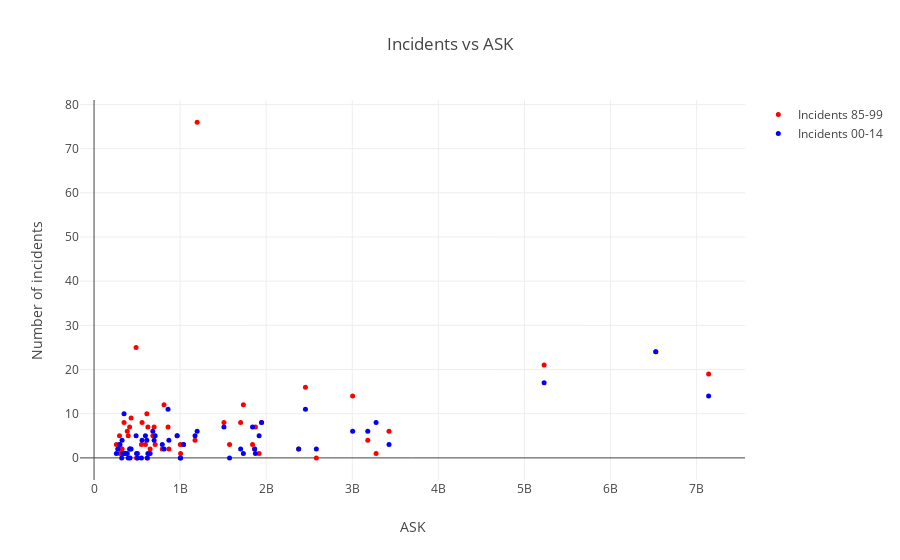

The notebook cell this image was saved under:
### Markdown cell above
**Commento al grafico e considerazioni**

Dal grafico notiamo che la tendenza rimane simile al precedente, soprattutto per quanto riguarda gli incidenti del periodo 2000-2014 (sui quali l'informazione relativa all'ASK è più precisa).

L'impressione è poi confermata dal calcolo del coefficiente di correlazione: 
* per il periodo 1985-1999 (dati ASK non precisi) otteniamo un coefficiente di **0.28** che dimostra la poca correlazione tra il numero di incidenti e un ASK che è calcolato su flotte più recenti (che potrebbero nel frattempo essere cresciute così come rimpicciolite)
* per il periodo 2000-2014 (dati ASK precisi) otteniamo un coefficiente di **0.73** che dimostra una buona correlazione tra il numero di incidenti e la grandezza della compagnia: viene naturale pensare che più una compagnia opera voli più questa sia soggetta ad un numero di incidenti maggiori

### Code cell
#Scatter plot che confronta gli incidenti (divisi in due blocchi in base all'anno) con ask

data = []

#scatter
trace = go.Scatter(x = ask, y = incident85_99,
                   mode = 'markers', marker = {'color': 'rgb(255,0,0)', 'size': 5, 'symbol': 'circle', 'opacity': 1.0},
                   text = airlines,
                   name = "Incidents 85-99"
                  ) 
data.append(trace)

trace = go.Scatter(x = ask, y = incident00_14,
                   mode = 'markers', marker = {'color': 'rgb(0,0,255)', 'size': 5, 'symbol': 'circle', 'opacity': 1.0},
                   text = airlines,
                   name = "Incidents 00-14"
                  ) 

data.append(trace)


layout = go.Layout(title = 'Incidents vs ASK', xaxis = {'title': 'ASK'}, yaxis = {'title': 'Number of incidents'}, barmode='overlay')
fig=go.Figure(data=data, layout=layout)

py.iplot(fig)

#print(np.corrcoef(incident85_99, ask)) //coefficiente di correlazione
#print(np.corrcoef(incident00_14, ask)) //coefficiente di correlazione

### Figure 1 — Plotly figure (JSON) as saved in the notebook; plotly's stock layout.template omitted (floating-point values rounded to 4 significant figures)
{"data": [{"marker": {"color": "rgb(255,0,0)", "opacity": 1, "size": 5, "symbol": "circle"}, "mode": "markers", "name": "Incidents 85-99", "text": ["Aer Lingus", "Aeroflot*", "Aerolineas Argentinas", "Aeromexico*", "Air Canada", "Air France", "Air India*", "Air New Zealand*", "Alaska Airlines*", "Alitalia", "All Nippon Airways", "American*", "Austrian Airlines", "Avianca", "British Airways*", "Cathay Pacific*", "China Airlines", "Condor", "COPA", "Delta / Northwest*", "Egyptair", "El Al", "Ethiopian Airlines", "Finnair", "Garuda Indonesia", "Gulf Air", "Hawaiian Airlines", "Iberia", "Japan Airlines", "Kenya Airways", "KLM*", "Korean Air", "LAN Airlines", "Lufthansa*", "Malaysia Airlines", "Pakistan International", "Philippine Airlines", "Qantas*", "Royal Air Maroc", "SAS*", "Saudi Arabian", "Singapore Airlines", "South African", "Southwest Airlines", "Sri Lankan / AirLanka", "SWISS*", "TACA", "TAM", "TAP - Air Portugal", "Thai Airways", "Turkish Airlines", "United / Continental*", "US Airways / America West*", "Vietnam Airlines", "Virgin Atlantic", "Xiamen Airlines"], "type": "scatter", "uid": "2370e4a8-fed2-11e8-9517-1002b5e0c242", "x": [320906734, 1197672318, 385803648, 596871813, 1865253802, 3004002661, 869253552, 710174817, 965346773, 698012498, 1841234177, 5228357340, 358239823, 396922563, 3179760952, 2582459303, 813216487, 417982610, 550491507, 6525658894, 557699891, 335448023, 488560643, 506464950, 613356665, 301379762, 493877795, 1173203126, 1574217531, 277414794, 1874561773, 1734522605, 1001965891, 3426529504, 1039171244, 348563137, 413007158, 1917428984, 295705339, 682971852, 859673901, 2376857805, 651502442, 3276525770, 325582976, 792601299, 259373346, 1509195646, 619130754, 1702802250, 1946098294, 7139291291, 2455687887, 625084918, 1005248585, 430462962], "y": [2, 76, 6, 3, 2, 14, 2, 3, 5, 7, 3, 21, 1, 5, 4, 0, 12, 2, 3, 24, 8, 1, 25, 1, 10, 1, 0, 4, 3, 2, 7, 12, 3, 6, 3, 8, 7, 1, 5, 5, 7, 2, 2, 1, 2, 2, 3, 8, 0, 8, 8, 19, 16, 7, 1, 9]}, {"marker": {"color": "rgb(0,0,255)", "opacity": 1, "size": 5, "symbol": "circle"}, "mode": "markers", "name": "Incidents 00-14", "text": ["Aer Lingus", "Aeroflot*", "Aerolineas Argentinas", "Aeromexico*", "Air Canada", "Air France", "Air India*", "Air New Zealand*", "Alaska Airlines*", "Alitalia", "All Nippon Airways", "American*", "Austrian Airlines", "Avianca", "British Airways*", "Cathay Pacific*", "China Airlines", "Condor", "COPA", "Delta / Northwest*", "Egyptair", "El Al", "Ethiopian Airlines", "Finnair", "Garuda Indonesia", "Gulf Air", "Hawaiian Airlines", "Iberia", "Japan Airlines", "Kenya Airways", "KLM*", "Korean Air", "LAN Airlines", "Lufthansa*", "Malaysia Airlines", "Pakistan International", "Philippine Airlines", "Qantas*", "Royal Air Maroc", "SAS*", "Saudi Arabian", "Singapore Airlines", "South African", "Southwest Airlines", "Sri Lankan / AirLanka", "SWISS*", "TACA", "TAM", "TAP - Air Portugal", "Thai Airways", "Turkish Airlines", "United / Continental*", "US Airways / America West*", "Vietnam Airlines", "Virgin Atlantic", "Xiamen Airlines"], "type": "scatter", "uid": "2370e4a9-fed2-11e8-825c-1002b5e0c242", "x": [320906734, 1197672318, 385803648, 596871813, 1865253802, 3004002661, 869253552, 710174817, 965346773, 698012498, 1841234177, 5228357340, 358239823, 396922563, 3179760952, 2582459303, 813216487, 417982610, 550491507, 6525658894, 557699891, 335448023, 488560643, 506464950, 613356665, 301379762, 493877795, 1173203126, 1574217531, 277414794, 1874561773, 1734522605, 1001965891, 3426529504, 1039171244, 348563137, 413007158, 1917428984, 295705339, 682971852, 859673901, 2376857805, 651502442, 3276525770, 325582976, 792601299, 259373346, 1509195646, 619130754, 1702802250, 1946098294, 7139291291, 2455687887, 625084918, 1005248585, 430462962], "y": [0, 6, 1, 5, 2, 6, 4, 5, 5, 4, 7, 17, 1, 0, 6, 2, 2, 0, 0, 24, 4, 1, 5, 0, 4, 3, 1, 5, 0, 2, 1, 1, 0, 3, 3, 10, 2, 5, 3, 6, 11, 2, 1, 8, 4, 3, 1, 7, 0, 2, 8, 14, 11, 1, 0, 2]}], "layout": {"barmode": "overlay", "title": "Incidents vs ASK", "xaxis": {"title": "ASK"}, "yaxis": {"title": "Number of incidents"}}}
